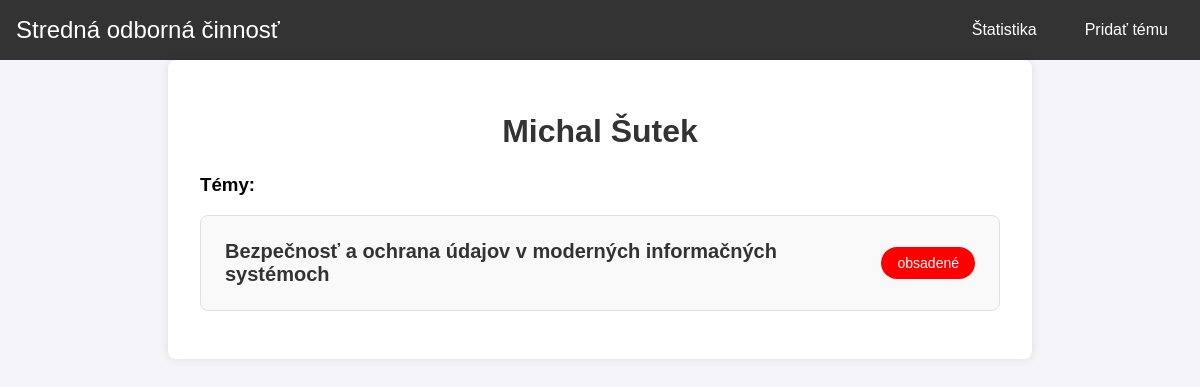
Page /soc/ucitelia/2 on the earlier database version.
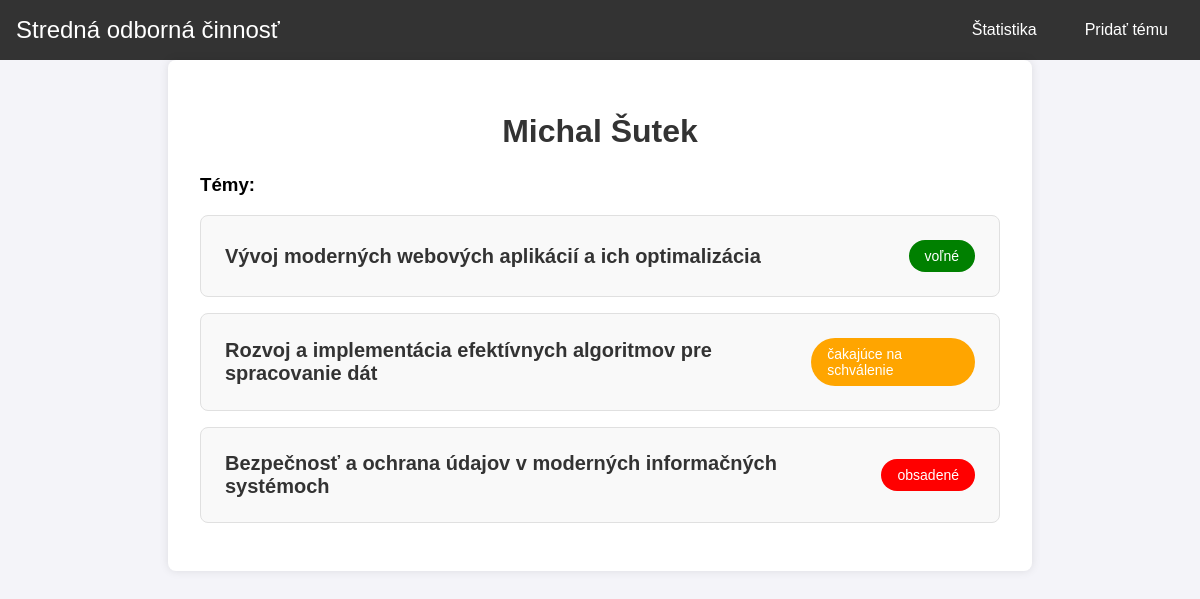
Same page on the later database version.
### soc/models.py (models this page shows, shortened)
class Tema(models.Model):
    POCET_CHOICES = [
        (0, '0'),
        (1, '1'),
        (2, '2'),
        (3, '3'),
    ]
    nazov = models.CharField(max_length=155)
    popis = models.TextField()
    konzultant = models.ForeignKey(Ucitel, on_delete=models.SET_NULL, null=True, blank=True)
    student = models.ForeignKey(Student, on_delete=models.SET_NULL, null=True, blank=True)
    odbor = models.ForeignKey(Odbor, on_delete=models.SET_NULL, null=True, blank=True)
    dostupnost = models.ForeignKey(Dostupnost, on_delete=models.SET_NULL, null=True, blank=True)
    pocet_konzultacii = models.IntegerField(choices=POCET_CHOICES, default=0)
    class Meta:
        verbose_name = "Téma"
        verbose_name_plural = "Témy"
        ordering = ["dostupnost"]

class Dostupnost(models.Model):
    nazov = models.CharField(max_length = 25)
    def __str__(self):
        return f"{self.nazov}"
    class Meta:
        verbose_name = "Dostupnosť"
        verbose_name_plural = "Dostupnosť"

### soc/views.py (the view)
# urls.py: path('ucitelia/<ucitel>', views.vypis_ucitela, name='ucitel'),
def vypis_ucitela(request, ucitel):
    ucitel = Ucitel.objects.get(id=ucitel)
    temy = Tema.objects.filter(konzultant=ucitel)
    return render(request, "soc/detail.html", {"ucitel":ucitel, "temy":temy})

### soc/templates/soc/detail.html (shortened to what this page needs)
{% extends "base.html" %}
{% block content %}
    {% if ucitel %}
    <div class="content-container">
        <h1>{{ ucitel.meno }} {{ ucitel.priezvisko }}</h1>
        <div class="themes-list">
            <h3>Témy:</h3>
            {% for tema in temy %}
            <div class="theme">
                <div class="content">
                    <h2><a href="{% url 'tema' tema=tema.id %}">{{tema.nazov}}</a></h2>
                    {% if tema.dostupnost.id == 1 %}
                    <p class="availability" style="background-color: green;">{{tema.dostupnost}}</p>
                    {% endif %}
                    {% if tema.dostupnost.id == 2 %}
                    <p class="availability" style="background-color: orange;">{{tema.dostupnost}}</p>
                    {% endif %}
                    {% if tema.dostupnost.id == 3 %}
                    <p class="availability" style="background-color: red;">{{tema.dostupnost}}</p>
                    {% endif %}
                </div>
            </div>
            {% endfor %}
        </div>
    </div>
    {% endif %}
{% endblock %}

Differences in the rows shown:
added Tema: nazov "Vývoj moderných webových aplikácií a ich optimalizácia", dostupnost "voľné"
added Tema: nazov "Rozvoj a implementácia efektívnych algoritmov pre spracovanie dát", dostupnost "čakajúce na schválenie"
